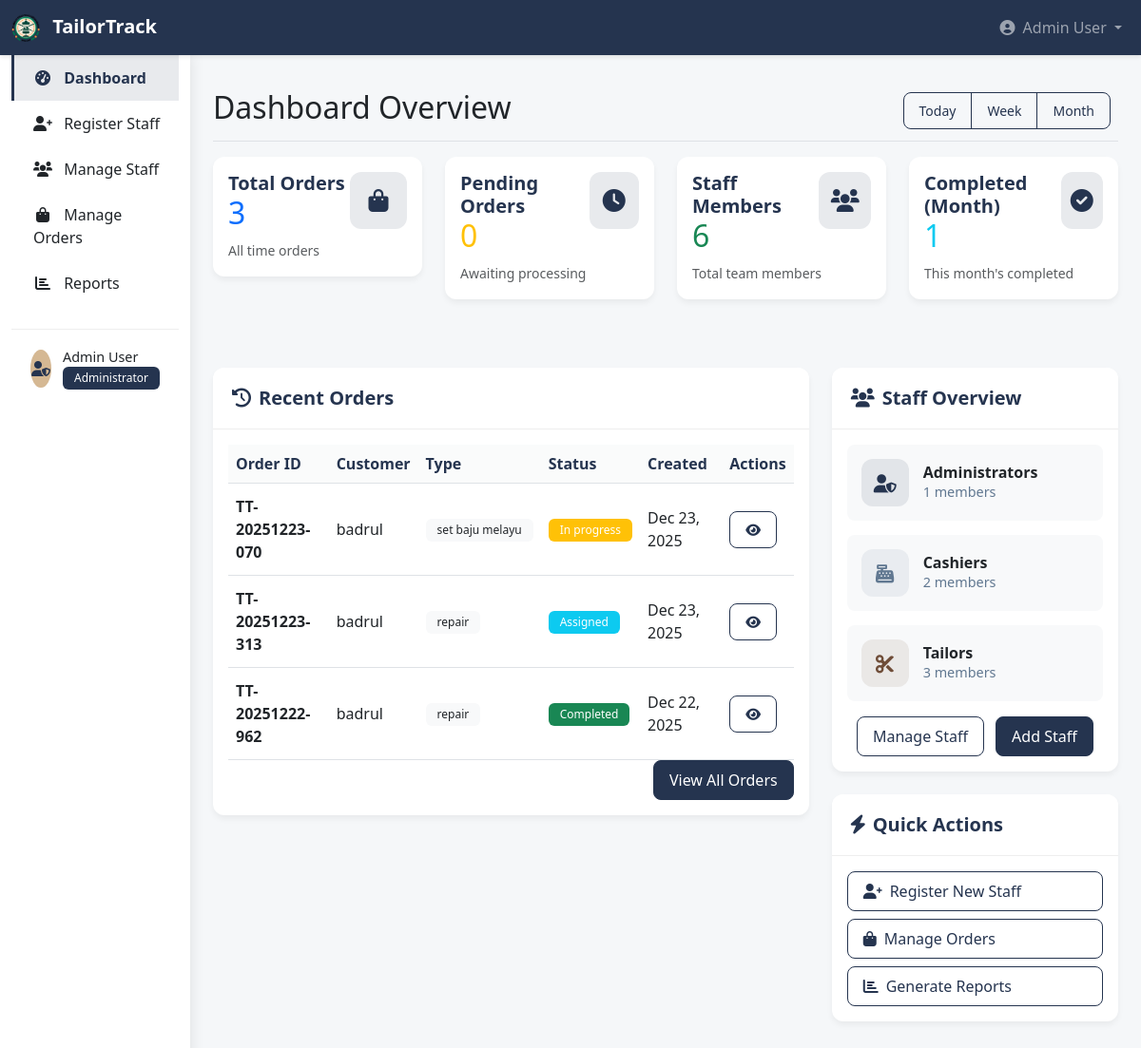
Page /admin/dashboard.php (signed in) on the committed database.
### tables this page shows
CREATE TABLE `orders` (
  `order_id` varchar(20) NOT NULL,
  `customer_name` varchar(100) NOT NULL,
  `customer_phone` varchar(20) NOT NULL,
  `customer_email` varchar(100) DEFAULT NULL,
  `order_type` enum('set_baju_melayu','set_baju_kurung','set_baju_kebaya','baju_kurta','repair') NOT NULL,
  `repair_type` enum('upper','lower','both') DEFAULT NULL,
  `status` enum('pending','assigned','in_progress','completed','paid','cancel') DEFAULT 'pending',
  `payment_status` enum('pending','paid') DEFAULT 'pending',
  `assigned_tailor` int(11) DEFAULT NULL,
  `created_by` int(11) NOT NULL,
  `created_at` timestamp NOT NULL DEFAULT current_timestamp(),
  `updated_at` timestamp NOT NULL DEFAULT current_timestamp() ON UPDATE current_timestamp(),
  `total_amount` decimal(10,2) NOT NULL,
  `deposit_amount` decimal(10,2) DEFAULT 0.00,
  `deposit_paid` enum('no','yes') DEFAULT 'no',
  `deposit_paid_at` timestamp NULL DEFAULT NULL,
  `amount_paid` decimal(10,2) DEFAULT 0.00,
  `tailor_notes` text DEFAULT NULL
);

### admin/dashboard.php (the view, shortened to what the rows shown need)
<?php
require_once '../config/database.php';
try {
    $stmt = $pdo->query("SELECT COUNT(*) as total_orders FROM orders");
    $total_orders = $stmt->fetch()['total_orders'];
    $stmt = $pdo->query("SELECT COUNT(*) as total_users FROM users");
    $total_users = $stmt->fetch()['total_users'];
    $stmt = $pdo->query("SELECT COUNT(*) as pending_orders FROM orders WHERE status = 'pending'");
    $pending_orders = $stmt->fetch()['pending_orders'];
    $stmt = $pdo->query("SELECT COUNT(*) as completed_orders FROM orders WHERE status = 'completed' AND MONTH(created_at) = MONTH(CURRENT_DATE())");
    $completed_orders = $stmt->fetch()['completed_orders'];
    $stmt = $pdo->query("SELECT o.*, u.full_name as cashier_name
                         FROM orders o
                         JOIN users u ON o.created_by = u.user_id
                         ORDER BY o.created_at DESC
                         LIMIT 5");
    $recent_orders = $stmt->fetchAll();
} catch (PDOException $e) {
    error_log("Dashboard error: " . $e->getMessage());
    $error = "Unable to load dashboard data.";
}
?>
<!DOCTYPE html>
<html lang="en">
<head>
    <link href="https://cdn.jsdelivr.net/npm/bootstrap@5.3.0-alpha1/dist/css/bootstrap.min.css" rel="stylesheet">
    <link rel="stylesheet" href="https://cdnjs.cloudflare.com/ajax/libs/font-awesome/6.0.0/css/all.min.css">
    <link rel="stylesheet" href="../css/admin.css">
</head>
<body>
    <div class="container-fluid">
        <div class="row">
            <main class="col-md-9 ms-sm-auto col-lg-10 px-md-4 main-content">
                <div class="d-flex justify-content-between flex-wrap flex-md-nowrap align-items-center pt-3 pb-2 mb-3 border-bottom">
                    <h1 class="h2">Dashboard Overview</h1>
                </div>
                <div class="row mb-4">
                    <div class="col-xl-3 col-md-6 mb-4">
                        <div class="card stat-card">
                            <div class="card-body">
                                <div class="d-flex justify-content-between">
                                    <div>
                                        <h2 class="text-primary"><?php echo $total_orders; ?></h2>
                                    </div>
                                </div>
                            </div>
                        </div>
                    </div>
                    <div class="col-xl-3 col-md-6 mb-4">
                        <div class="card stat-card">
                            <div class="card-body">
                                <div class="d-flex justify-content-between">
                                    <div>
                                        <h2 class="text-warning"><?php echo $pending_orders; ?></h2>
                                    </div>
                                </div>
                            </div>
                        </div>
                    </div>
                    <div class="col-xl-3 col-md-6 mb-4">
                        <div class="card stat-card">
                            <div class="card-body">
                                <div class="d-flex justify-content-between">
                                    <div>
                                        <h2 class="text-success"><?php echo $total_users; ?></h2>
                                    </div>
                                </div>
                            </div>
                        </div>
                    </div>
                    <div class="col-xl-3 col-md-6 mb-4">
                        <div class="card stat-card">
                            <div class="card-body">
                                <div class="d-flex justify-content-between">
                                    <div>
                                        <h2 class="text-info"><?php echo $completed_orders; ?></h2>
                                    </div>
                                </div>
                            </div>
                        </div>
                    </div>
                </div>
                <div class="row">
                    <div class="col-lg-8 mb-4">
                        <div class="card">
                            <div class="card-body">
                                <div class="table-responsive">
                                    <table class="table table-hover">
                                        <thead>
                                            <tr>
                                                <th>Order ID</th>
                                                <th>Customer</th>
                                                <th>Type</th>
                                                <th>Status</th>
                                                <th>Created</th>
                                                <th>Actions</th>
                                            </tr>
                                        </thead>
                                        <tbody>
                                            <?php if (empty($recent_orders)): ?>
                                                <tr>
                                                    <td colspan="6" class="text-center py-4">No orders found</td>
                                                </tr>
                                            <?php else: ?>
                                                <?php foreach ($recent_orders as $order): ?>
                                                    <tr>
                                                        <td><strong><?php echo $order['order_id']; ?></strong></td>
                                                        <td><?php echo htmlspecialchars($order['customer_name']); ?></td>
                                                        <td>
                                                            <span class="badge bg-light text-dark">
                                                                <?php echo str_replace('_', ' ', $order['order_type']); ?>
                                                            </span>
                                                        </td>
                                                        <td>
                                                            <span class="badge bg-<?php echo getStatusBadge($order['status']); ?>">
                                                                <?php echo ucfirst(str_replace('_', ' ', $order['status'])); ?>
                                                            </span>
                                                        </td>
                                                        <td><?php echo date('M j, Y', strtotime($order['created_at'])); ?></td>
                                                        <td>
                                                            <button class="btn btn-sm btn-outline-primary view-order" data-id="<?php echo $order['order_id']; ?>">
                                                                <i class="fas fa-eye"></i>
                                                            </button>
                                                        </td>
                                                    </tr>
                                                <?php endforeach; ?>
                                            <?php endif; ?>
                                        </tbody>
                                    </table>
                                </div>
                            </div>
                        </div>
                    </div>
                </div>
            </main>
        </div>
    </div>
</body>
</html>
<?php
function getStatusBadge($status) {
    switch ($status) {
        case 'assigned': return 'info';
        case 'in_progress': return 'warning';
        case 'completed': return 'success';
    }
}
?>

### rows in the picture
orders: order_id "TT-20251223-070", customer_name "badrul", order_type "set baju melayu", status "In progress", created_at "Dec 23, 2025"
orders: order_id "TT-20251223-313", customer_name "badrul", order_type "repair", status "Assigned", created_at "Dec 23, 2025"
orders: order_id "TT-20251222-962", customer_name "badrul", order_type "repair", status "Completed", created_at "Dec 22, 2025"

### other values in the picture
$_SESSION['full_name'] "Admin User"
$total_orders "3"
$pending_orders "0"
$total_users "6"
$completed_orders "1"
$staff_counts['admin'] "1"
$staff_counts['cashier'] "2"
$staff_counts['tailor'] "3"
